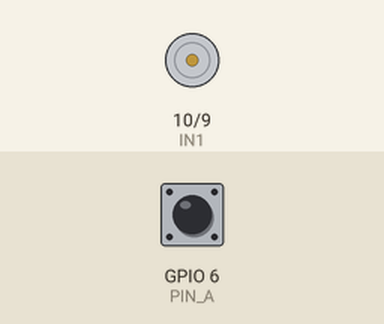
The sketch below on a simulated ESP32-S3. Shown: motor-driver pin pairs drawn as motors (green arrow = first pin HIGH = forward, orange = second pin HIGH = backward, longer = more drive). The test bench sets the inputs (shaded band); at power-on: GPIO 6 (PIN_A) HIGH. What the sketch prints to the serial monitor is not drawn.

Above: at 0.1 s.
At 1.1 s:
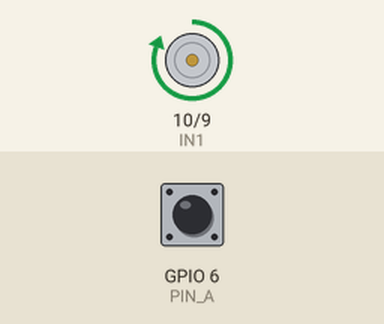
Timing chart, 0 to 2.6 s (numbered marks = the images above):
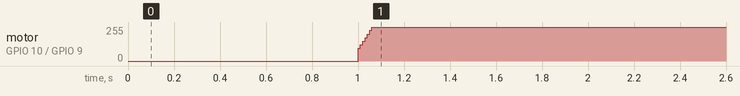

Measured:
- by itself, motor on GPIO 10 (IN1) / GPIO 9 (IN2): stopped → forward 255/255 at 1.0 s

The sketch:

version10ms.ino
```cpp
#include <Arduino.h>

// --- Pines ---
const int IN1 = 10;
const int IN2 = 9;
const int PIN_A = 6;
const int PIN_B = 7;

// --- Configuración PWM (ESP32) ---
const int FREQ_HZ    = 5000;
const int RESOLUCION = 8;

// --- Configuración Encoder ---
const float CPR = 70.0;

// --- Variables de Control PID ---
const int   INTERVALO_MS = 10;   // Ts = 100ms (0.1s)
float setpoint = 1500;             // Velocidad deseada en RPM

// Coeficientes obtenidos de MATLAB
const float f = 1;
const float b0 = 0.0628 * f;
const float b1 = -0.0446 * f;

float u_prev = 0; // Salida anterior (u[n-1])
float e_prev = 0; // Error anterior (e[n-1])

// --- Variables del Filtro Paso Bajo ---
float rpmFiltrada = 0;
const float alpha = 0.3; // Factor de filtrado (0.1 = mucho filtro, 0.9 = poco filtro, 1 = no hay filtro)

volatile long conteo = 0;
unsigned long tiempoUltimoControl = 0;

// ──────────────────────────────────────────
void IRAM_ATTR isrEncoder() {
  if (digitalRead(PIN_B) == HIGH) conteo++;
  else                            conteo--;
}

// ──────────────────────────────────────────
float calcularRPM(float dt_segundos) {
  static long conteoAnterior = 0;
  long snapshot;

  noInterrupts();
    snapshot = conteo;
  interrupts();

  long delta = snapshot - conteoAnterior;
  float rpm = (delta / CPR) * (60.0 / dt_segundos);

  conteoAnterior = snapshot;
  return rpm;
}

// ──────────────────────────────────────────
void adelante(int velocidad) {
  ledcWrite(IN1, constrain(velocidad, 0, 255));
  ledcWrite(IN2, 0);
}

void frenar() {
  ledcWrite(IN1, 0);
  ledcWrite(IN2, 0);
}

// ──────────────────────────────────────────
void setup() {
  Serial.begin(115200);

  ledcAttach(IN1, FREQ_HZ, RESOLUCION);
  ledcAttach(IN2, FREQ_HZ, RESOLUCION);
  frenar();

  pinMode(PIN_A, INPUT_PULLUP);
  pinMode(PIN_B, INPUT_PULLUP);
  attachInterrupt(digitalPinToInterrupt(PIN_A), isrEncoder, RISING);

  Serial.println("Sistema de Control PI con Filtro Iniciado...");
  delay(1000);
}

// ──────────────────────────────────────────
void loop() {
  unsigned long tiempoActual = millis();

  if (tiempoActual - tiempoUltimoControl >= INTERVALO_MS) {
    float dt = (tiempoActual - tiempoUltimoControl) / 1000.0;
    tiempoUltimoControl = tiempoActual;

    // 1. Leer velocidad actual (bruta)
    float rpmMedida = calcularRPM(dt);

    // 2. Aplicar Filtro Paso Bajo
    // rpmFiltrada = (1 - alpha) * anterior + alpha * actual
    rpmFiltrada = ( (1.0 - alpha) * rpmFiltrada ) + ( alpha * rpmMedida );

    // 3. Calcular error usando la señal FILTRADA
    float e_now = setpoint - rpmFiltrada;

    // 4. Ecuación en diferencias del PI
    float u_now = u_prev + (b0 * e_now) + (b1 * e_prev);

    // 5. Saturación (Anti-windup)
    if (u_now > 255) u_now = 255;
    if (u_now < 0)   u_now = 0;

    // 6. Actuar sobre el motor
    adelante((int)u_now);

    // 7. Actualizar estados
    u_prev = u_now;
    e_prev = e_now;

    // 8. Monitorización
    // Imprimimos la medida real y la filtrada para comparar en el Serial Plotter
    Serial.print("Setpoint:");  Serial.print(setpoint);    Serial.print(",");
    Serial.print("RPM_Filt:");  Serial.print(rpmFiltrada); Serial.print(",");
    Serial.print("Error:");     Serial.print(e_now);       Serial.print(",");
    Serial.print("PWM:");       Serial.println(u_now);
  }
}
```
